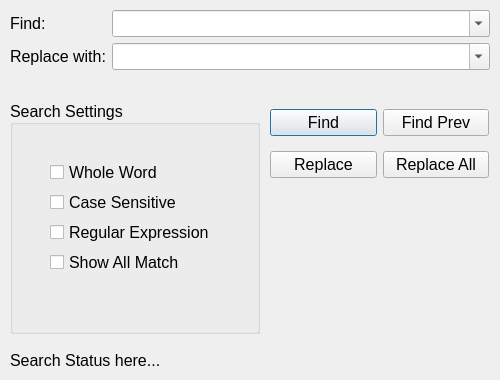
<?xml version="1.0" encoding="UTF-8"?>
<ui version="4.0">
 <class>FindDialog</class>
 <widget class="QDialog" name="FindDialog">
  <property name="geometry">
   <rect>
    <x>0</x>
    <y>0</y>
    <width>500</width>
    <height>380</height>
   </rect>
  </property>
  <property name="windowTitle">
   <string>Dialog</string>
  </property>
  <widget class="QLabel" name="label_Status">
   <property name="geometry">
    <rect>
     <x>10</x>
     <y>350</y>
     <width>480</width>
     <height>20</height>
    </rect>
   </property>
   <property name="font">
    <font>
     <pointsize>12</pointsize>
    </font>
   </property>
   <property name="text">
    <string>Search Status here...</string>
   </property>
  </widget>
  <widget class="QWidget" name="widget_Form" native="true">
   <property name="geometry">
    <rect>
     <x>10</x>
     <y>10</y>
     <width>480</width>
     <height>81</height>
    </rect>
   </property>
   <layout class="QFormLayout" name="formLayout_2">
    <item row="0" column="0">
     <widget class="QLabel" name="label_Find">
      <property name="font">
       <font>
        <pointsize>12</pointsize>
       </font>
      </property>
      <property name="text">
       <string>Find:</string>
      </property>
     </widget>
    </item>
    <item row="0" column="1">
     <widget class="QComboBox" name="comboBox_Find">
      <property name="font">
       <font>
        <pointsize>12</pointsize>
       </font>
      </property>
      <property name="editable">
       <bool>true</bool>
      </property>
     </widget>
    </item>
    <item row="1" column="0">
     <widget class="QLabel" name="label_Replace">
      <property name="font">
       <font>
        <pointsize>12</pointsize>
       </font>
      </property>
      <property name="text">
       <string>Replace with:</string>
      </property>
     </widget>
    </item>
    <item row="1" column="1">
     <widget class="QComboBox" name="comboBox_Replace">
      <property name="font">
       <font>
        <pointsize>12</pointsize>
       </font>
      </property>
      <property name="editable">
       <bool>true</bool>
      </property>
     </widget>
    </item>
   </layout>
  </widget>
  <widget class="QGroupBox" name="groupBox_SearchSettings">
   <property name="geometry">
    <rect>
     <x>10</x>
     <y>100</y>
     <width>250</width>
     <height>234</height>
    </rect>
   </property>
   <property name="font">
    <font>
     <pointsize>12</pointsize>
    </font>
   </property>
   <property name="layoutDirection">
    <enum>Qt::LeftToRight</enum>
   </property>
   <property name="title">
    <string>Search Settings</string>
   </property>
   <property name="alignment">
    <set>Qt::AlignJustify|Qt::AlignVCenter</set>
   </property>
   <property name="flat">
    <bool>false</bool>
   </property>
   <widget class="QCheckBox" name="checkBox_RegularExpression">
    <property name="geometry">
     <rect>
      <x>40</x>
      <y>120</y>
      <width>170</width>
      <height>24</height>
     </rect>
    </property>
    <property name="font">
     <font>
      <pointsize>12</pointsize>
     </font>
    </property>
    <property name="text">
     <string>Regular Expression</string>
    </property>
   </widget>
   <widget class="QCheckBox" name="checkBox_WholeWord">
    <property name="geometry">
     <rect>
      <x>40</x>
      <y>60</y>
      <width>123</width>
      <height>24</height>
     </rect>
    </property>
    <property name="font">
     <font>
      <pointsize>12</pointsize>
     </font>
    </property>
    <property name="text">
     <string>Whole Word</string>
    </property>
   </widget>
   <widget class="QCheckBox" name="checkBox_CaseSensitive">
    <property name="geometry">
     <rect>
      <x>40</x>
      <y>90</y>
      <width>134</width>
      <height>24</height>
     </rect>
    </property>
    <property name="font">
     <font>
      <pointsize>12</pointsize>
     </font>
    </property>
    <property name="text">
     <string>Case Sensitive</string>
    </property>
   </widget>
   <widget class="QCheckBox" name="checkBox_ShowAllMatch">
    <property name="geometry">
     <rect>
      <x>40</x>
      <y>150</y>
      <width>150</width>
      <height>24</height>
     </rect>
    </property>
    <property name="text">
     <string>Show All Match</string>
    </property>
   </widget>
  </widget>
  <widget class="QWidget" name="widget_Buttons" native="true">
   <property name="geometry">
    <rect>
     <x>270</x>
     <y>100</y>
     <width>219</width>
     <height>87</height>
    </rect>
   </property>
   <layout class="QGridLayout" name="gridLayout_2">
    <item row="0" column="0">
     <widget class="QPushButton" name="pushButton_Find">
      <property name="font">
       <font>
        <pointsize>12</pointsize>
       </font>
      </property>
      <property name="text">
       <string>Find</string>
      </property>
     </widget>
    </item>
    <item row="1" column="1">
     <widget class="QPushButton" name="pushButton_ReplaceAll">
      <property name="font">
       <font>
        <pointsize>12</pointsize>
       </font>
      </property>
      <property name="text">
       <string>Replace All</string>
      </property>
     </widget>
    </item>
    <item row="1" column="0">
     <widget class="QPushButton" name="pushButton_Replace">
      <property name="font">
       <font>
        <pointsize>12</pointsize>
       </font>
      </property>
      <property name="text">
       <string>Replace</string>
      </property>
     </widget>
    </item>
    <item row="0" column="1">
     <widget class="QPushButton" name="pushButton_FindPrev">
      <property name="font">
       <font>
        <pointsize>12</pointsize>
       </font>
      </property>
      <property name="text">
       <string>Find Prev</string>
      </property>
     </widget>
    </item>
   </layout>
  </widget>
 </widget>
 <resources/>
 <connections/>
</ui>
